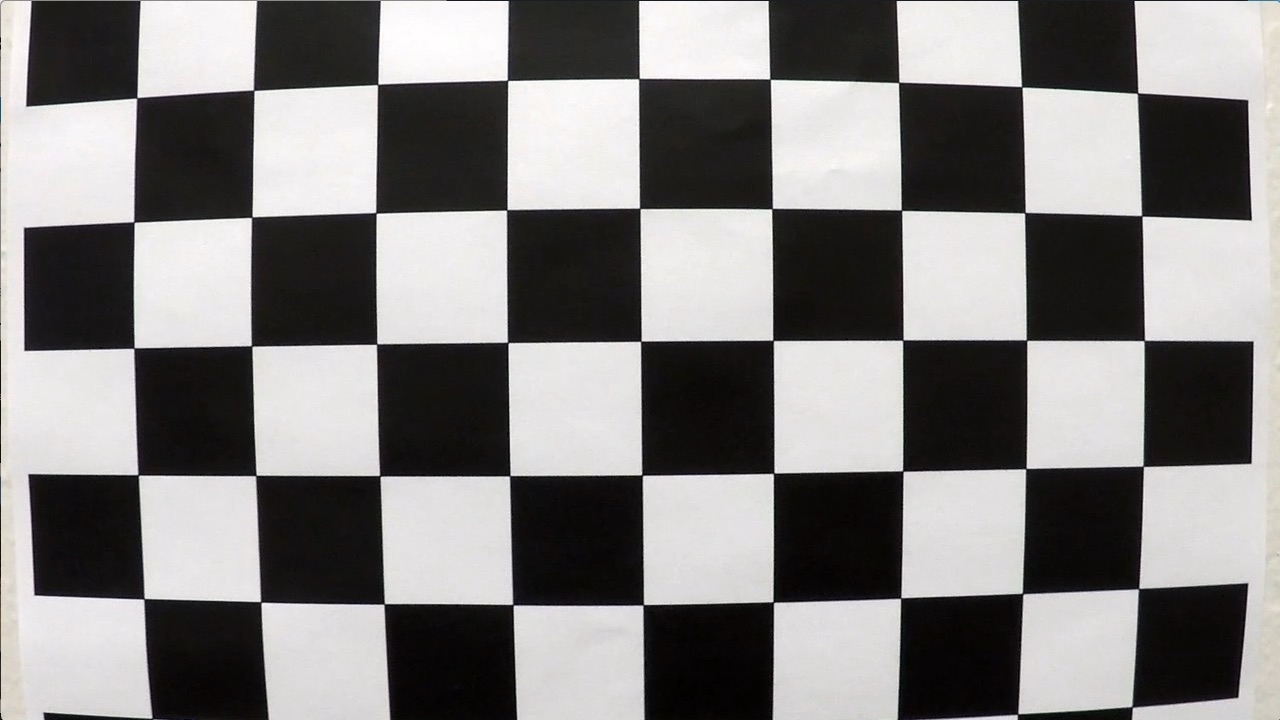
#> input picture P4-Advanced-Lane-Finding/camera_cal/calibration1.jpg, 1280 x 720 px; its folder holds only this picture in this run
$ jupyter execute --allow-errors project.ipynb   (shell and % lines are left out)   (older library calls are emulated)
#> lines starting #> are read from the running program, lines starting #| are printed output that depends on the picture
[cell 1]
import numpy as np
import cv2
import glob
import time
import matplotlib.pyplot as plt
from IPython.display import clear_output
import pickle
import matplotlib.image as mpimg

# Calibrating the camera

### 1. Get points from calibration images

[cell 2]
num_corners = [6,9]    # Number of inner corners in calibration images

objp = np.zeros((num_corners[0]*num_corners[1],3), np.float32)
objp[:,:2] = np.mgrid[0:num_corners[1], 0:num_corners[0]].T.reshape(-1,2)

# Arrays to store object points and image points from all the images.
objpoints = [] # 3d points in real world space
imgpoints = [] # 2d points in image plane.

# Make a list of calibration images
images = glob.glob('camera_cal/*.jpg')

# Step through the list and search for chessboard corners
for idx, fname in enumerate(images):
    img = cv2.imread(fname)
#> img is the input picture: shape (720, 1280, 3); mean B, G, R 127.8, 128.4, 130.1
    gray = cv2.cvtColor(img, cv2.COLOR_BGR2GRAY)

    # Find the chessboard corners
    ret, corners = cv2.findChessboardCorners(gray, (num_corners[1],num_corners[0]), None)
#> ret = False; corners = None

    # If found, add object points, image points
    if ret == True:
        objpoints.append(objp)
        imgpoints.append(corners)

        # Draw and display the corners
        cv2.drawChessboardCorners(img, (num_corners[1],num_corners[0]), corners, ret)
        clear_output()
        plt.imshow(img)
        plt.show()
        time.sleep(1)

### 2. Calculate and save distortion coefficients

[cell 3]
img = cv2.imread('camera_cal/calibration5.jpg')
#> (the rest of this cell did not finish here and is left out)

### 3. Load calibration coefficients

[cell 4]
coeff = pickle.load( open( "camera_cal/coefficients.p", "rb" ) )
#> (reads P4-Advanced-Lane-Finding/camera_cal/coefficients.p from the repository)
mtx = coeff['mtx']
dist = coeff['dist']

### 3. Test undistortion on an image

[cell 5]
def undistort(img,mtx,dist):
    return cv2.undistort(img, mtx, dist, None, mtx)

[cell 6]
# Test undistortion on an image
img = cv2.imread('camera_cal/calibration5.jpg')

#> (the rest of this cell did not finish here and is left out)

# Transform Perspective

[cell 7]
def get_eagle_eye(img, src, offset):
    img_size = (img.shape[1],img.shape[0])

    dst = np.float32([[320,720],[320,576],[960,576],[960,720]])
    #dst = np.float32([[offset, 0], [img_size[0]-offset, 0], [img_size[0]-offset, img_size[1]], [offset, img_size[1]]])
    # Get the transform matrix
    M = cv2.getPerspectiveTransform(src, dst)
    # Warp image to a top-down view
    warped = cv2.warpPerspective(img, M, img_size, flags=cv2.INTER_LINEAR)
    return warped, dst

[cell 8]
def draw_points(img, points):
    img = cv2.line(img, tuple(points[0]), tuple(points[1]), color=(0,0,255), thickness=4)
    img = cv2.line(img, tuple(points[1]), tuple(points[2]), color=(0,0,255), thickness=4)
    img = cv2.line(img, tuple(points[2]), tuple(points[3]), color=(0,0,255), thickness=4)
    img = cv2.line(img, tuple(points[3]), tuple(points[0]), color=(0,0,255), thickness=4)
    return img

[cell 9]
from moviepy.editor import *
video_file = "test_videos/challenge_video.mp4"
#> (the rest of this cell did not finish here and is left out)

#> (a cell that did not finish here is left out)

[cell 11]
# Read in an image
#img = mpimg.imread('test_images/straight_lines1.jpg')
original = cv2.imread('test_images/test2.jpg')
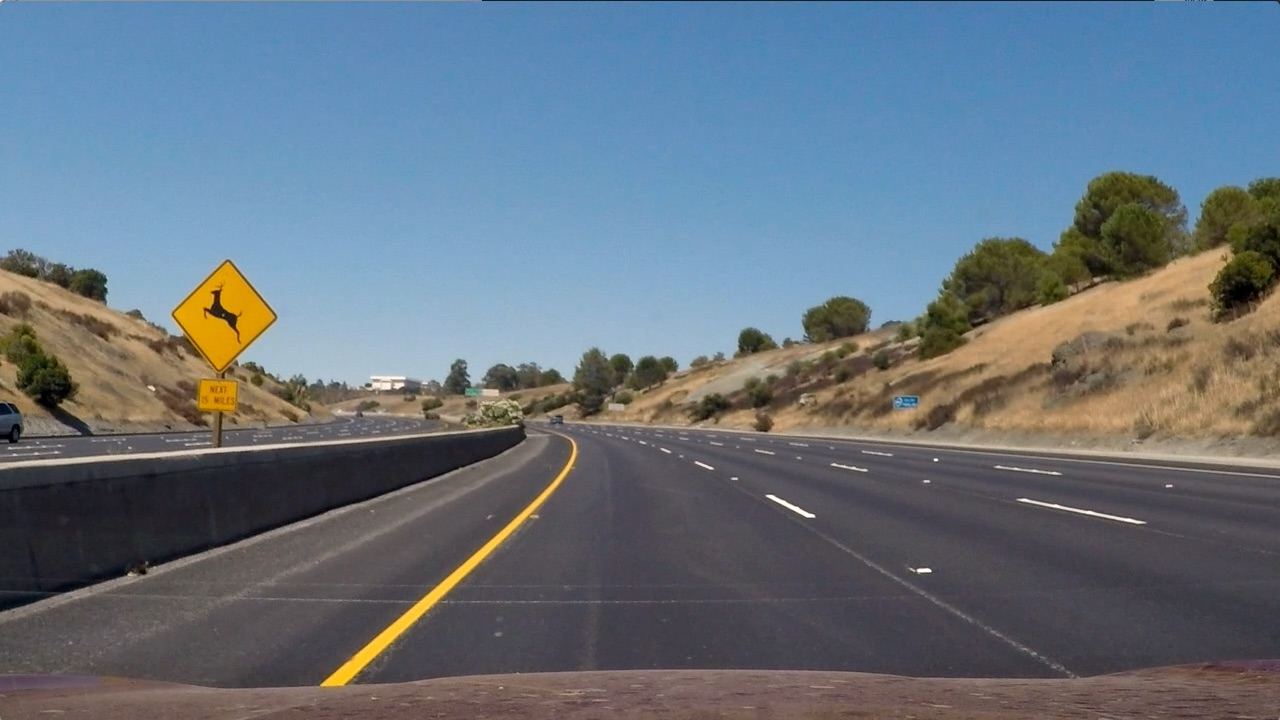
#> input picture P4-Advanced-Lane-Finding/test_images/test2.jpg, 1280 x 720 px
#> original is the input picture: shape (720, 1280, 3); mean B, G, R 125.5, 114.6, 102.8
img = undistort(original,mtx,dist)

#> (the rest of this cell did not finish here and is left out)

# Create a thresholded binary image

[cell 12]
#image = mpimg.imread('test_images/test3.jpg')
image= original
def pipeline(img, s_thresh=(20, 40), sx_thresh=(20, 100)):
#> called with s_thresh = (20, 40), sx_thresh = (20, 100)
    img = np.copy(img)
    # Convert to HSV color space and separate the V channel
    hsv = cv2.cvtColor(img, cv2.COLOR_RGB2HLS).astype(np.float)
    l_channel = hsv[:,:,1]
    s_channel = hsv[:,:,2]
    h_channel = hsv[:,:,0]

    # Sobel x
    sobelx = cv2.Sobel(l_channel, cv2.CV_64F, 1, 0) # Take the derivative in x
    abs_sobelx = np.absolute(sobelx) # Absolute x derivative to accentuate lines away from horizontal
    scaled_sobel = np.uint8(255*abs_sobelx/np.max(abs_sobelx))

    # Sobel y
    sobely = cv2.Sobel(l_channel, cv2.CV_64F, 0, 1) # Take the derivative in x
    abs_sobely = np.absolute(sobely) # Absolute x derivative to accentuate lines away from horizontal
    scaled_sobely = np.uint8(255*abs_sobely/np.max(abs_sobely))

    # Threshold x gradient
    sxbinary = np.zeros_like(scaled_sobel)
    sxbinary[(scaled_sobel >= sx_thresh[0]) & (scaled_sobel <= sx_thresh[1])] = 1

    sybinary = np.zeros_like(scaled_sobely)
    sybinary[(scaled_sobely >= 10) & (scaled_sobely <= 255)] = 1

    # Threshold color channel
    s_binary = np.zeros_like(s_channel)
    s_binary[(s_channel >= s_thresh[0]) & (s_channel <= s_thresh[1])] = 1

    # Stack each channel
    h_binary = np.zeros_like(h_channel)
    h_binary[(h_channel >= 30) & (h_channel <= 80)] = 1

    color_binary = np.dstack(( h_binary, sxbinary, s_binary))
    combined = np.zeros_like(scaled_sobel)
    combined[(sxbinary == 1) | (s_binary == 1)] = 1   # (h_binary == 1) |
    combined[(sybinary == 1)] = 0
    return color_binary

result = pipeline(image)

# Plot the result
#> (the rest of this cell did not finish here and is left out)

# Pipeline

[cell 13]
def process_frame(frame,mtx,dist):
    undistorted = undistort(frame,mtx,dist)
    binary = pipeline(undistorted)
#> call 2 of pipeline, with s_thresh = (20, 40), sx_thresh = (20, 100)
#> in pipeline (call 2), `h_channel = hsv[:,:,0]`:
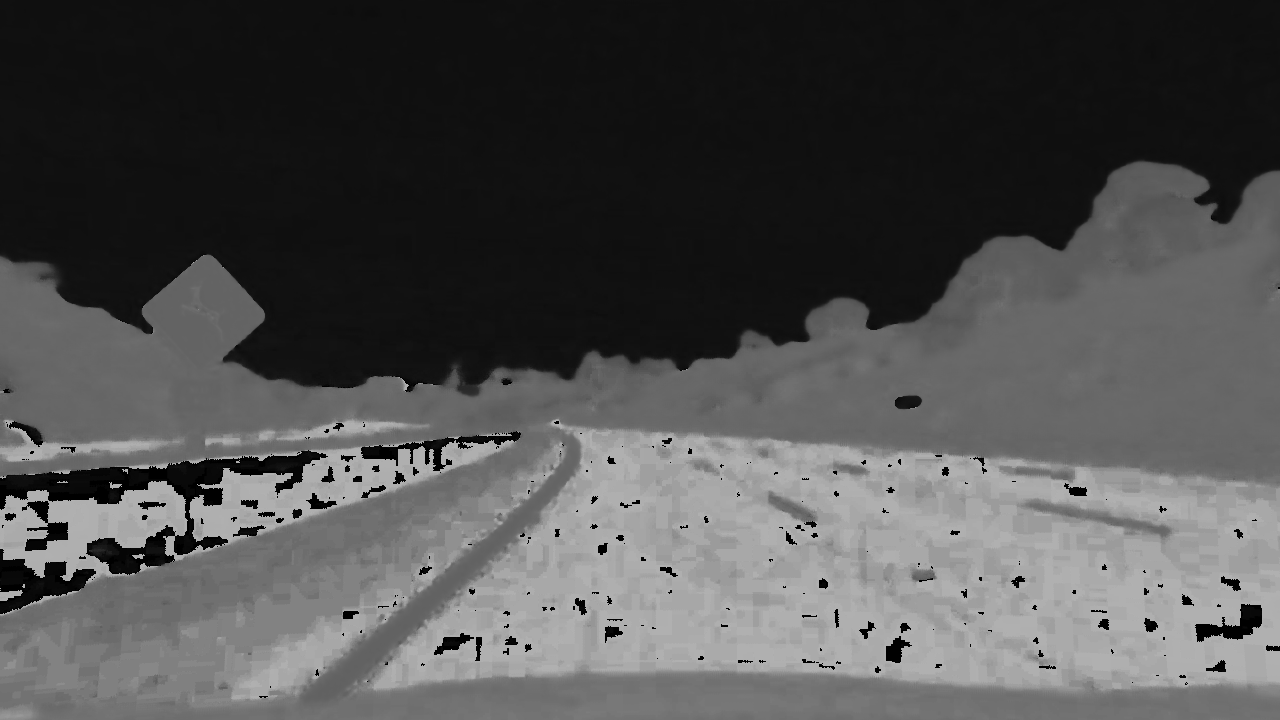
#> h_channel: shape (720, 1280) float64; min 0, max 178, mean 79.3
#> in pipeline (call 2), `sobely = cv2.Sobel(l_channel, cv2.CV_64F, 0, 1)`:
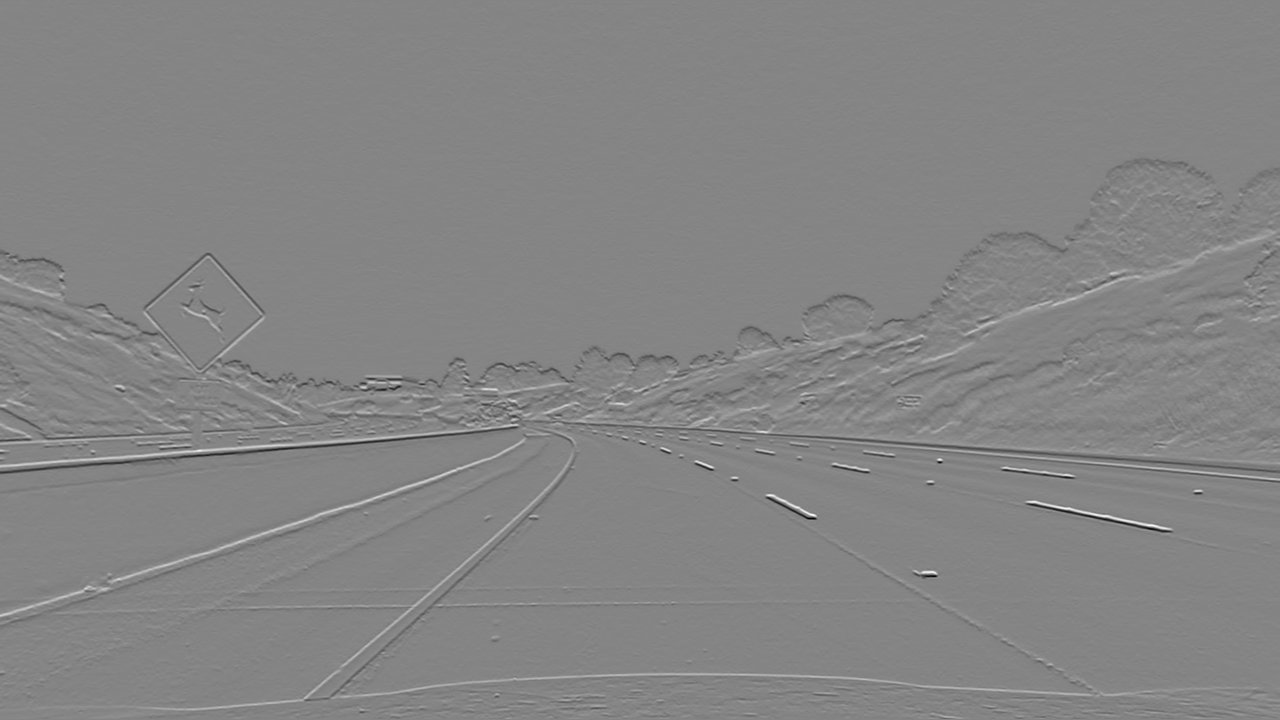
#> sobely: shape (720, 1280) float64; min -733, max 674, mean -0.4; drawn with min black and max white

    src_points = np.float32([[200,720],[453,547],[835,547],[1100,720]])
    top_down, dst_points = get_eagle_eye(binary, src_points, 300.0)
#> in get_eagle_eye, `warped = cv2.warpPerspective(img, M, img_size, flags=cv2.INTER_LINEAR)`:
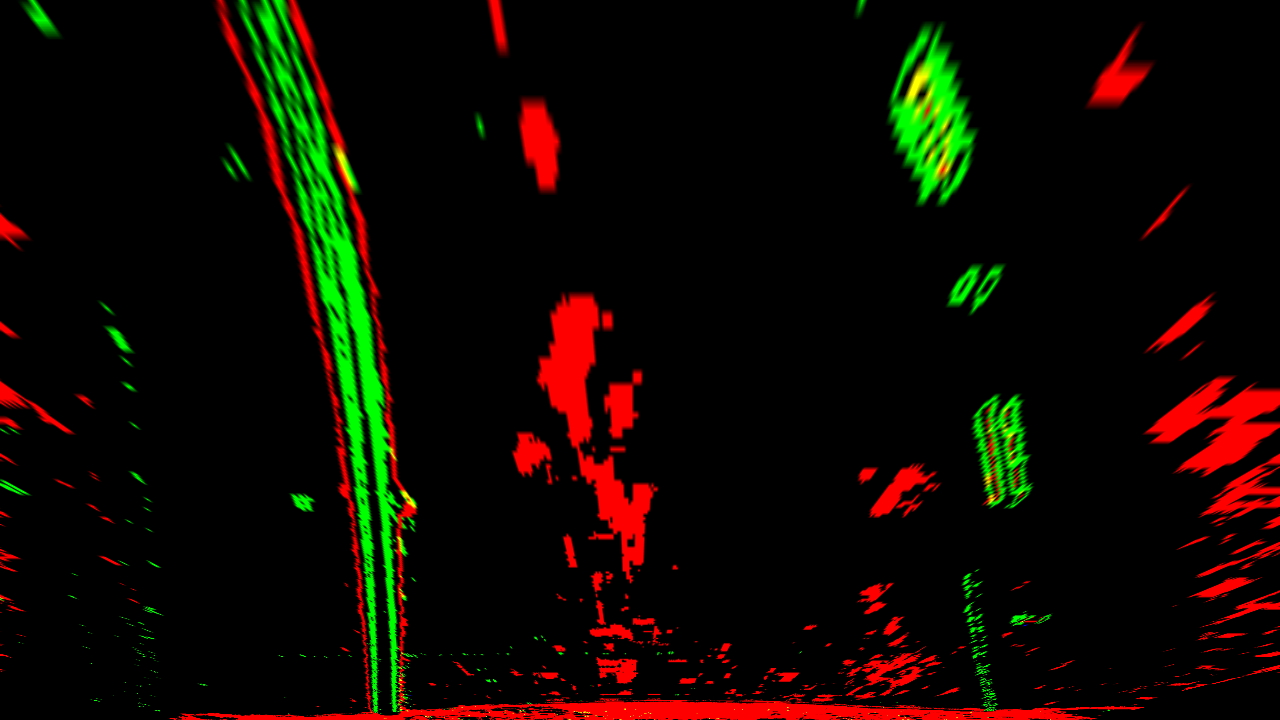
#> warped: shape (720, 1280, 3) float64; mean B, G, R 5.67e-06, 0.0338, 0.0614
#> dst_points = [[320, 720], [320, 576], [960, 576], [960, 720]]

    return top_down

#image = mpimg.imread('test_images/test3.jpg')
image= original
top_down = process_frame(image,mtx,dist)

# Plot the result
#> (the rest of this cell did not finish here and is left out)

[cell 14]
binary_warped = np.copy(top_down)

# Assuming you have created a warped binary image called "binary_warped"
# Take a histogram of the bottom half of the image
histogram = np.sum(binary_warped[int(binary_warped.shape[0]/2):,:], axis=0)
#> histogram = 1280 rows, first 8: [0, 6.65, 55.67], [0, 7.2, 54.88], [0, 7.24, 50.99], [0, 7.52, 47.76], [0, 7.13, 45.59], [0, 7.26, 43.57], [0, 7.21, 43.05], [0, 7.23, 41.02]
# Create an output image to draw on and  visualize the result
out_img = np.dstack((binary_warped, binary_warped, binary_warped))*255
# Find the peak of the left and right halves of the histogram
# These will be the starting point for the left and right lines
midpoint = np.int(histogram.shape[0]/2)
#> midpoint = 640
leftx_base = np.argmax(histogram[:midpoint])
#> leftx_base = 1120
rightx_base = np.argmax(histogram[midpoint:]) + midpoint
#> rightx_base = 2439

# Choose the number of sliding windows
nwindows = 12
# Set height of windows
window_height = np.int(binary_warped.shape[0]/nwindows)
#> window_height = 60
# Identify the x and y positions of all nonzero pixels in the image
nonzero = binary_warped.nonzero()
nonzeroy = np.array(nonzero[0])
nonzerox = np.array(nonzero[1])
# Current positions to be updated for each window
leftx_current = leftx_base
#> leftx_current = 1120
rightx_current = rightx_base
#> rightx_current = 2439
# Set the width of the windows +/- margin
margin = 100
# Set minimum number of pixels found to recenter window
minpix = 10
# Create empty lists to receive left and right lane pixel indices
left_lane_inds = []
right_lane_inds = []

# Step through the windows one by one
#> (the rest of this cell did not finish here and is left out)

[cell 15]
# Generate x and y values for plotting
ploty = np.linspace(0, binary_warped.shape[0]-1, binary_warped.shape[0] )
#> ploty = 720 values from 0 to 719
#> (the rest of this cell did not finish here and is left out)
